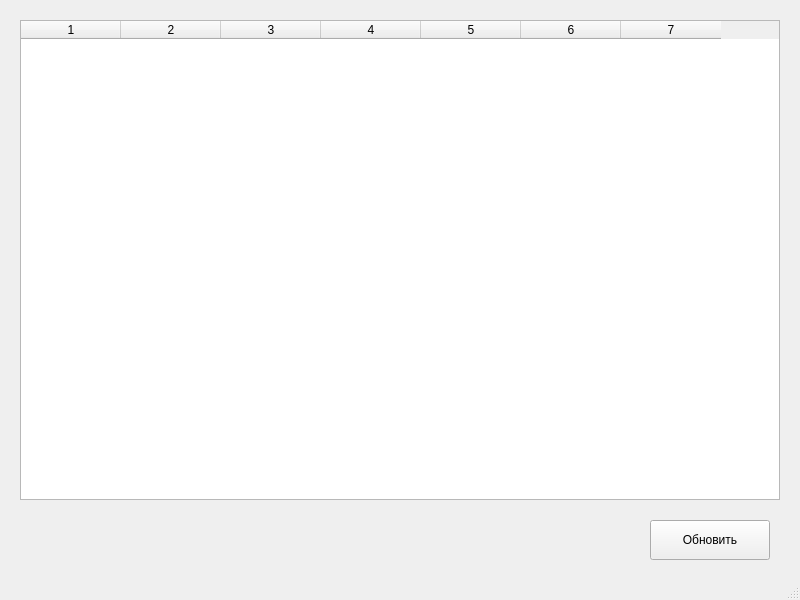
<?xml version="1.0" encoding="utf-8"?>
<ui version="4.0">
 <class>MainWindow</class>
 <widget class="QMainWindow" name="MainWindow">
  <property name="geometry">
   <rect>
    <x>100</x>
    <y>100</y>
    <width>800</width>
    <height>600</height>
   </rect>
  </property>
  <property name="windowTitle">
   <string>Coffee Database</string>
  </property>
  <widget class="QWidget" name="centralwidget">
   <widget class="QTableWidget" name="coffeeTable">
    <property name="geometry">
     <rect>
      <x>20</x>
      <y>20</y>
      <width>760</width>
      <height>480</height>
     </rect>
    </property>
    <property name="columnCount">
     <number>7</number>
    </property>
    <property name="rowCount">
     <number>0</number>
    </property>
    <property name="horizontalHeaderLabels">
     <stringlist>
      <item>ID</item>
      <item>Название сорта</item>
      <item>Степень обжарки</item>
      <item>Молотый/в зернах</item>
      <item>Описание вкуса</item>
      <item>Цена</item>
      <item>Объем упаковки</item>
     </stringlist>
    </property>
   </widget>
   <widget class="QPushButton" name="refreshButton">
    <property name="geometry">
     <rect>
      <x>650</x>
      <y>520</y>
      <width>120</width>
      <height>40</height>
     </rect>
    </property>
    <property name="text">
     <string>Обновить</string>
    </property>
   </widget>
  </widget>
  <widget class="QStatusBar" name="statusbar"/>
 </widget>
 <resources/>
 <connections/>
</ui>
